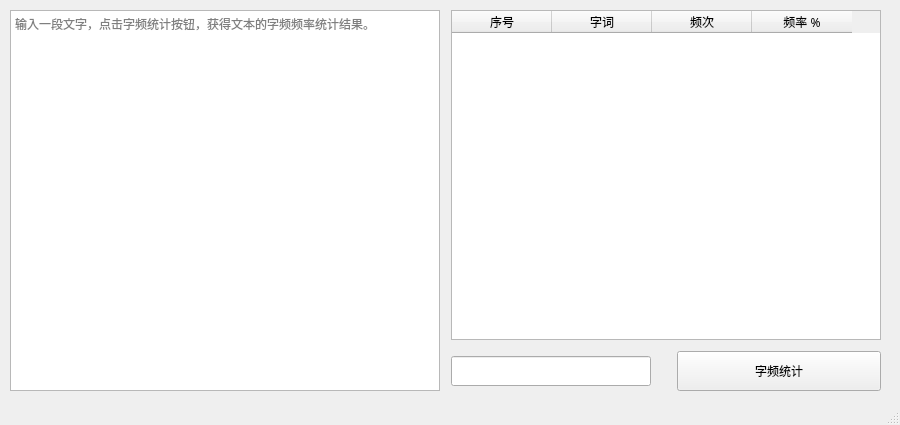
<?xml version="1.0" encoding="UTF-8"?>
<ui version="4.0">
 <class>MainWindow</class>
 <widget class="QMainWindow" name="MainWindow">
  <property name="geometry">
   <rect>
    <x>0</x>
    <y>0</y>
    <width>900</width>
    <height>425</height>
   </rect>
  </property>
  <property name="sizePolicy">
   <sizepolicy hsizetype="Preferred" vsizetype="Preferred">
    <horstretch>0</horstretch>
    <verstretch>0</verstretch>
   </sizepolicy>
  </property>
  <property name="font">
   <font>
    <family>微软雅黑</family>
   </font>
  </property>
  <property name="contextMenuPolicy">
   <enum>Qt::DefaultContextMenu</enum>
  </property>
  <property name="windowTitle">
   <string>字频频率统计工具   作者:Byxs20</string>
  </property>
  <widget class="QWidget" name="centralwidget">
   <widget class="QWidget" name="layoutWidget">
    <property name="geometry">
     <rect>
      <x>10</x>
      <y>10</y>
      <width>871</width>
      <height>381</height>
     </rect>
    </property>
    <layout class="QHBoxLayout" name="horizontalLayout_3" stretch="5,0,5">
     <item>
      <widget class="MyQPlanTextEdit" name="plainTextEdit">
       <property name="font">
        <font>
         <family>微软雅黑</family>
        </font>
       </property>
       <property name="placeholderText">
        <string>输入一段文字，点击字频统计按钮，获得文本的字频频率统计结果。</string>
       </property>
      </widget>
     </item>
     <item>
      <spacer name="horizontalSpacer_4">
       <property name="orientation">
        <enum>Qt::Horizontal</enum>
       </property>
       <property name="sizeType">
        <enum>QSizePolicy::Minimum</enum>
       </property>
       <property name="sizeHint" stdset="0">
        <size>
         <width>5</width>
         <height>20</height>
        </size>
       </property>
      </spacer>
     </item>
     <item>
      <layout class="QVBoxLayout" name="verticalLayout">
       <item>
        <widget class="QTableWidget" name="tableWidget">
         <property name="editTriggers">
          <set>QAbstractItemView::NoEditTriggers</set>
         </property>
         <attribute name="verticalHeaderVisible">
          <bool>true</bool>
         </attribute>
         <column>
          <property name="text">
           <string>序号</string>
          </property>
         </column>
         <column>
          <property name="text">
           <string>字词</string>
          </property>
         </column>
         <column>
          <property name="text">
           <string>频次</string>
          </property>
         </column>
         <column>
          <property name="text">
           <string>频率 %</string>
          </property>
         </column>
        </widget>
       </item>
       <item>
        <spacer name="verticalSpacer">
         <property name="orientation">
          <enum>Qt::Vertical</enum>
         </property>
         <property name="sizeType">
          <enum>QSizePolicy::Minimum</enum>
         </property>
         <property name="sizeHint" stdset="0">
          <size>
           <width>20</width>
           <height>5</height>
          </size>
         </property>
        </spacer>
       </item>
       <item>
        <layout class="QHBoxLayout" name="horizontalLayout_2" stretch="10,0,10">
         <item>
          <widget class="QLineEdit" name="lineEdit">
           <property name="sizePolicy">
            <sizepolicy hsizetype="Maximum" vsizetype="Maximum">
             <horstretch>0</horstretch>
             <verstretch>0</verstretch>
            </sizepolicy>
           </property>
           <property name="minimumSize">
            <size>
             <width>0</width>
             <height>0</height>
            </size>
           </property>
           <property name="maximumSize">
            <size>
             <width>200</width>
             <height>30</height>
            </size>
           </property>
          </widget>
         </item>
         <item>
          <spacer name="horizontalSpacer">
           <property name="orientation">
            <enum>Qt::Horizontal</enum>
           </property>
           <property name="sizeHint" stdset="0">
            <size>
             <width>20</width>
             <height>20</height>
            </size>
           </property>
          </spacer>
         </item>
         <item>
          <widget class="QPushButton" name="pushButton">
           <property name="sizePolicy">
            <sizepolicy hsizetype="Minimum" vsizetype="Fixed">
             <horstretch>0</horstretch>
             <verstretch>0</verstretch>
            </sizepolicy>
           </property>
           <property name="minimumSize">
            <size>
             <width>130</width>
             <height>40</height>
            </size>
           </property>
           <property name="text">
            <string>字频统计</string>
           </property>
          </widget>
         </item>
        </layout>
       </item>
      </layout>
     </item>
    </layout>
   </widget>
  </widget>
  <widget class="QStatusBar" name="statusbar"/>
 </widget>
 <customwidgets>
  <customwidget>
   <class>MyQPlanTextEdit</class>
   <extends>QPlainTextEdit</extends>
   <header>myqplantextedit.h</header>
  </customwidget>
 </customwidgets>
 <resources/>
 <connections/>
</ui>
